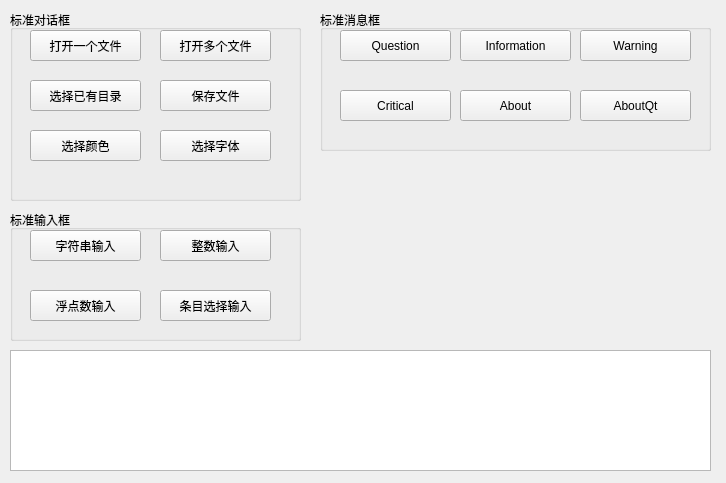
<?xml version="1.0" encoding="UTF-8"?>
<ui version="4.0">
 <class>standard_dialog_form</class>
 <widget class="QWidget" name="standard_dialog_form">
  <property name="geometry">
   <rect>
    <x>0</x>
    <y>0</y>
    <width>726</width>
    <height>483</height>
   </rect>
  </property>
  <property name="windowTitle">
   <string>Form</string>
  </property>
  <widget class="QGroupBox" name="groupBox">
   <property name="geometry">
    <rect>
     <x>10</x>
     <y>10</y>
     <width>291</width>
     <height>191</height>
    </rect>
   </property>
   <property name="title">
    <string>标准对话框</string>
   </property>
   <widget class="QPushButton" name="btnOpenOneFile">
    <property name="geometry">
     <rect>
      <x>20</x>
      <y>20</y>
      <width>111</width>
      <height>31</height>
     </rect>
    </property>
    <property name="text">
     <string>打开一个文件</string>
    </property>
   </widget>
   <widget class="QPushButton" name="btnOpenMulti">
    <property name="geometry">
     <rect>
      <x>150</x>
      <y>20</y>
      <width>111</width>
      <height>31</height>
     </rect>
    </property>
    <property name="text">
     <string>打开多个文件</string>
    </property>
   </widget>
   <widget class="QPushButton" name="btnExistingDirectory">
    <property name="geometry">
     <rect>
      <x>20</x>
      <y>70</y>
      <width>111</width>
      <height>31</height>
     </rect>
    </property>
    <property name="text">
     <string>选择已有目录</string>
    </property>
   </widget>
   <widget class="QPushButton" name="btnSave">
    <property name="geometry">
     <rect>
      <x>150</x>
      <y>70</y>
      <width>111</width>
      <height>31</height>
     </rect>
    </property>
    <property name="text">
     <string>保存文件</string>
    </property>
   </widget>
   <widget class="QPushButton" name="btnColor">
    <property name="geometry">
     <rect>
      <x>20</x>
      <y>120</y>
      <width>111</width>
      <height>31</height>
     </rect>
    </property>
    <property name="text">
     <string>选择颜色</string>
    </property>
   </widget>
   <widget class="QPushButton" name="btnFont">
    <property name="geometry">
     <rect>
      <x>150</x>
      <y>120</y>
      <width>111</width>
      <height>31</height>
     </rect>
    </property>
    <property name="text">
     <string>选择字体</string>
    </property>
   </widget>
  </widget>
  <widget class="QGroupBox" name="groupBox_2">
   <property name="geometry">
    <rect>
     <x>320</x>
     <y>10</y>
     <width>391</width>
     <height>141</height>
    </rect>
   </property>
   <property name="title">
    <string>标准消息框</string>
   </property>
   <widget class="QPushButton" name="btnMsgQuestion">
    <property name="geometry">
     <rect>
      <x>20</x>
      <y>20</y>
      <width>111</width>
      <height>31</height>
     </rect>
    </property>
    <property name="text">
     <string>Question</string>
    </property>
   </widget>
   <widget class="QPushButton" name="btnMsgInformation">
    <property name="geometry">
     <rect>
      <x>140</x>
      <y>20</y>
      <width>111</width>
      <height>31</height>
     </rect>
    </property>
    <property name="text">
     <string>Information</string>
    </property>
   </widget>
   <widget class="QPushButton" name="btnMsgWarning">
    <property name="geometry">
     <rect>
      <x>260</x>
      <y>20</y>
      <width>111</width>
      <height>31</height>
     </rect>
    </property>
    <property name="text">
     <string>Warning</string>
    </property>
   </widget>
   <widget class="QPushButton" name="btnMsgAboutQt">
    <property name="geometry">
     <rect>
      <x>260</x>
      <y>80</y>
      <width>111</width>
      <height>31</height>
     </rect>
    </property>
    <property name="text">
     <string>AboutQt</string>
    </property>
   </widget>
   <widget class="QPushButton" name="btnMsgAbout">
    <property name="geometry">
     <rect>
      <x>140</x>
      <y>80</y>
      <width>111</width>
      <height>31</height>
     </rect>
    </property>
    <property name="text">
     <string>About</string>
    </property>
   </widget>
   <widget class="QPushButton" name="btnMsgCritical">
    <property name="geometry">
     <rect>
      <x>20</x>
      <y>80</y>
      <width>111</width>
      <height>31</height>
     </rect>
    </property>
    <property name="text">
     <string>Critical</string>
    </property>
   </widget>
  </widget>
  <widget class="QGroupBox" name="groupBox_3">
   <property name="geometry">
    <rect>
     <x>10</x>
     <y>210</y>
     <width>291</width>
     <height>131</height>
    </rect>
   </property>
   <property name="title">
    <string>标准输入框</string>
   </property>
   <widget class="QPushButton" name="btnInputString">
    <property name="geometry">
     <rect>
      <x>20</x>
      <y>20</y>
      <width>111</width>
      <height>31</height>
     </rect>
    </property>
    <property name="text">
     <string>字符串输入</string>
    </property>
   </widget>
   <widget class="QPushButton" name="btnInputInt">
    <property name="geometry">
     <rect>
      <x>150</x>
      <y>20</y>
      <width>111</width>
      <height>31</height>
     </rect>
    </property>
    <property name="text">
     <string>整数输入</string>
    </property>
   </widget>
   <widget class="QPushButton" name="btnInputFloat">
    <property name="geometry">
     <rect>
      <x>20</x>
      <y>80</y>
      <width>111</width>
      <height>31</height>
     </rect>
    </property>
    <property name="text">
     <string>浮点数输入</string>
    </property>
   </widget>
   <widget class="QPushButton" name="btnInputItem">
    <property name="geometry">
     <rect>
      <x>150</x>
      <y>80</y>
      <width>111</width>
      <height>31</height>
     </rect>
    </property>
    <property name="text">
     <string>条目选择输入</string>
    </property>
   </widget>
  </widget>
  <widget class="QPlainTextEdit" name="plainTextEdit">
   <property name="geometry">
    <rect>
     <x>10</x>
     <y>350</y>
     <width>701</width>
     <height>121</height>
    </rect>
   </property>
  </widget>
 </widget>
 <resources/>
 <connections/>
</ui>
